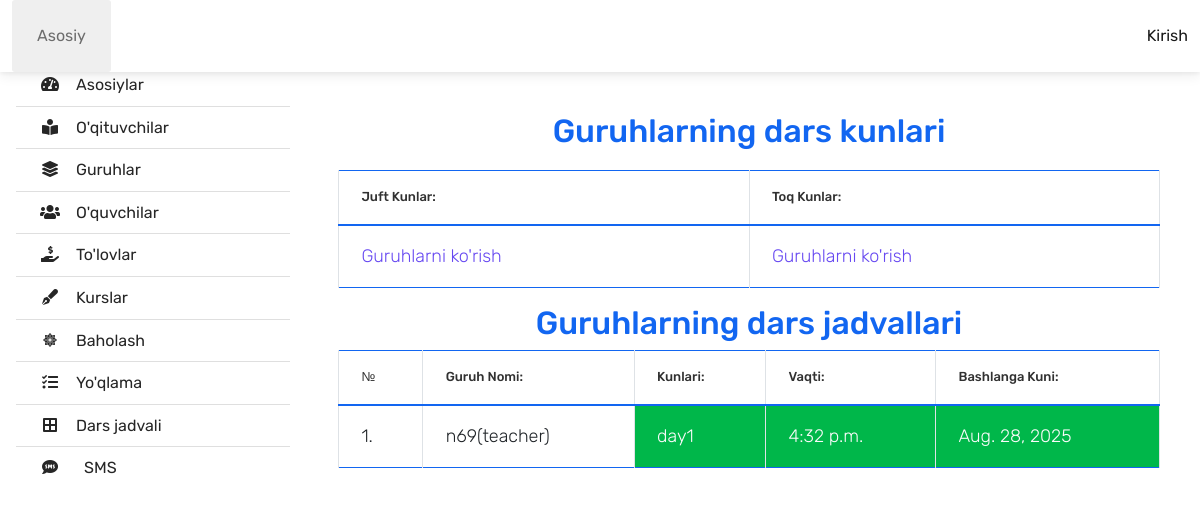
Page /tableGroup/1/ on the committed database.
### centerapp/models.py (models this page shows, shortened)
class GroupDay ( models.Model ) :
    name = models.CharField ( max_length=50 )
    def __str__(self) :
        return self.name

class GroupStudent ( models.Model ) :
    groupName = models.CharField ( max_length=25 )
    teacher = models.ForeignKey ( Teacher, on_delete=models.CASCADE )
    startTime = models.DateField ()
    finishTime = models.DateField ()
    status = models.ForeignKey ( Status, on_delete=models.CASCADE, null=True )
    day = models.ForeignKey ( GroupDay, on_delete=models.CASCADE, null=True )
    time = models.TimeField ( null=True )
    course = models.ForeignKey ( Course, on_delete=models.CASCADE, null=True )
    inProgress = models.BooleanField ( default=None, null=True )

class Teacher ( models.Model ) :
    user = models.OneToOneField ( User, on_delete=models.CASCADE )
    lastname = models.CharField ( max_length=25 )
    middleName = models.CharField ( max_length=25 )
    year = models.DateField ( null=True )
    code = models.CharField ( null=True, max_length=50 )
    phone = models.CharField ( null=True, blank=True, max_length=17 )
    def __str__(self) :
        return self.user.username

### centerapp/views.py (the view)
def tableGroup(request, pk) :
    day = GroupDay.objects.all ()
    group = GroupStudent.objects.filter ( day_id=pk ).order_by ( '-startTime' )
    context = {
        'group' : group,
        'day' : day
    }
    return render ( request, 'table/tableGroup.html', context )

### centerapp/templates/table/tableGroup.html (shortened to what this page needs)
{% extends 'adminBase.html' %}
{% load static %}
{% block main %}
<h2 class="text-center text-primary">Guruhlarning dars kunlari</h2>
<div class="container">
    <table class="table table-bordered border-primary">
        <thead>
        <th class="text-muted">Juft kunlar:</th>
        <th class="text-muted">Toq kunlar:</th>
        </thead>
        <tbody>
        {% for item in day %}
        <td class=""><a href="{% url 'tableGroup' item.pk %}"> Guruhlarni ko'rish</a></td>
        {% endfor %}
        </tbody>
    </table>
<h2 class="text-center text-primary">Guruhlarning dars jadvallari</h2>
    <table class="table table-bordered border-primary">
        <thead>
        <th class="text-muted">№</th>
        <th class="text-muted">Guruh nomi:</th>
        <th class="text-muted">Kunlari:</th>
        <th class="text-muted">Vaqti:</th>
        <th class="text-muted">Bashlanga kuni:</th>
        </thead>
        <tbody>
        {% for item in group %}
        <tr id="{{item.id}}">
            <td class=" ">{{ forloop.counter }}.</td>
            <td class=" ">{{item.groupName}}({{item.teacher}})</td>
            <td class="text-light  bg-success"> {{item.day}}</td>
            <td class="text-light  bg-success"> {{item.time}}</td>
            <td class=" text-light bg-success"> {{item.startTime}}</td>
            {% endfor %}
        </tbody>
    </table>
</div>
{% endblock %}

### centerapp/static/css/new.css (style rules this page uses)
.container { position:relative; width:100%; margin:20px auto; }
table { padding;10px; width:100%; height:auto; }
table thead th { margin-bottom:20px; text-align:left; padding:20px o; text-transform:capitalize; font-size:20px; }
table tbody td { padding:10 px 20px; border:1px solid rgb(34,33,33); font-size:18px; text-align:left; }

### rows in the picture
GroupStudent: groupName "n69", teacher "teacher", day "day1", time "4:32 p.m.", startTime "Aug. 28, 2025"
